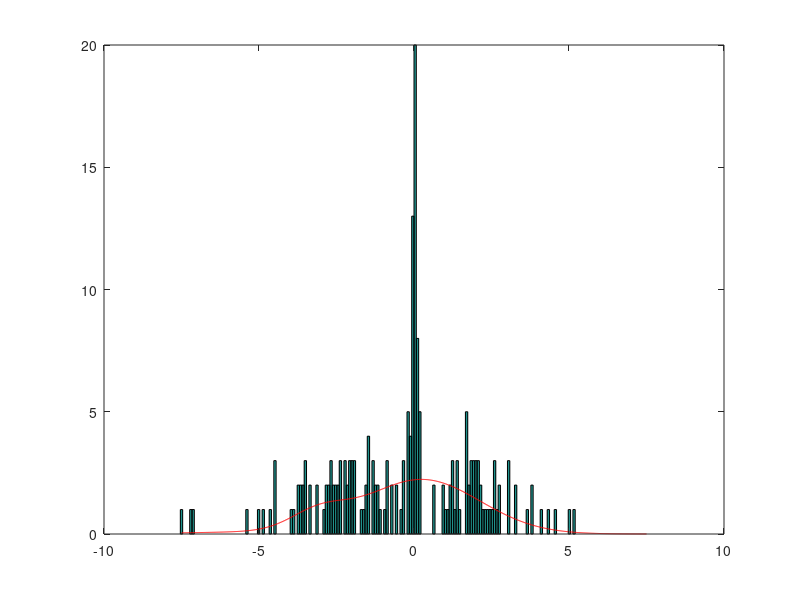

Write MATLAB code to recreate this figure.
% Simple script to do EM for a mixture of Gaussians.
% -------------------------------------------------

% Generate some data:

x = [randn(1,50)-2 randn(1,50)+2 0.1*randn(1,50) 3*randn(1,50)-1]'; 
xorg = x;

% Initialise parameters

n = length(x);        % number of observations

    k = 3;                % number of components
    p = ones(1,k)/k;      % mixing proportions
    mu = randn(1,k);      % means
    s2 = -log(rand(1,k)); % variances
    z = linspace(-7.5,7.5,1001)';
    N = length(z);


for t=1:1000

%x = xorg( floor(rand(n, 1) * n) + 1);

  % Do the E-step:

  Z = sum((ones(N,1)*(p./sqrt(s2))).* ...
                    exp(-0.5*(z*ones(1,k)-ones(N,1)*mu).^2./(ones(N,1)*s2)),2);
  
%  pause(1)

  Q = (ones(n,1)*(p./sqrt(s2))).* ...
                       exp(-0.5*(x*ones(1,k)-ones(n,1)*mu).^2./(ones(n,1)*s2));

  E(t) = sum(log(sum(Q,2)));       % compute cost
  if mod(t,100)==1; 
    hold off
    hist(x,linspace(-7.5,7.5,200));
    hold on
    plot(z,5*Z,'r'); 
    hold off
  end
    fprintf('Iteration: %i  log likelihood: %4.3e\r', t, E(t));
   
  if t>1 && E(t)-E(t-1) < 1e-4
    break;
  end
   
  Q = Q ./ (sum(Q,2)*ones(1,k));    % Normalise

  % Do the M-step:

  mu = (x'*Q)./sum(Q,1);
  s2 = sum(Q.*(x*ones(1,k)-ones(n,1)*mu).^2,1)./sum(Q,1);
  p = mean(Q);


end








